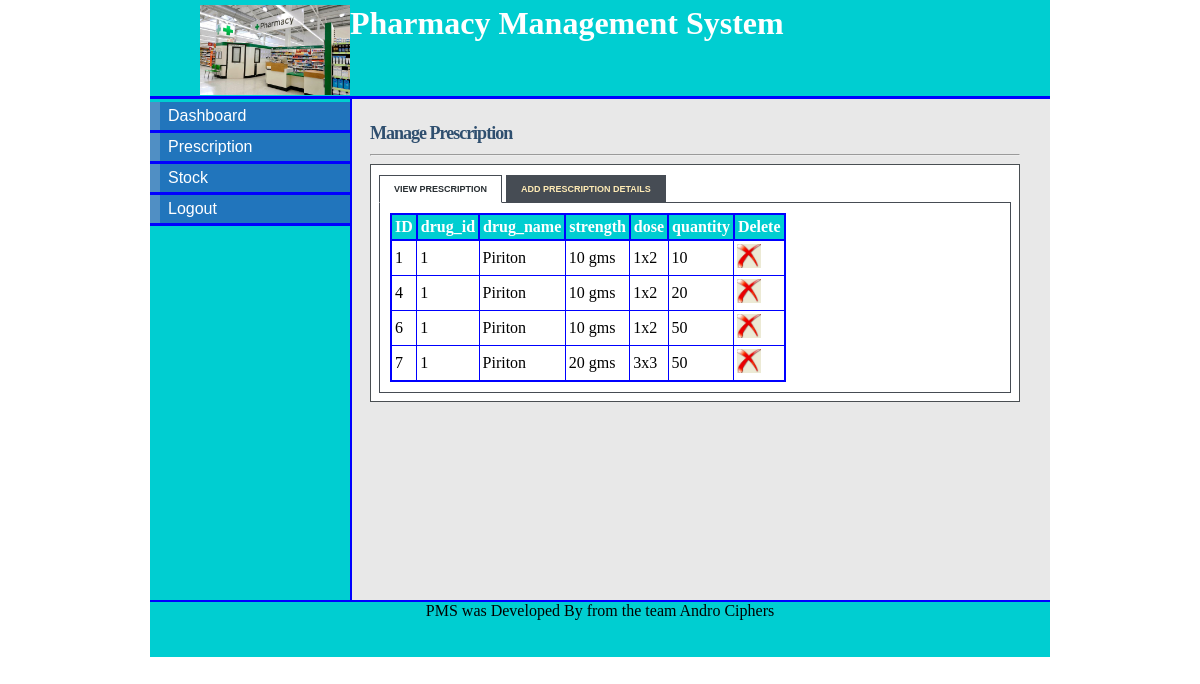
Page /prescription.php (signed in) on the committed database.
### tables this page shows
CREATE TABLE `prescription` (
  `prescription_id` tinyint(5) NOT NULL,
  `drug_id` tinyint(5) NOT NULL,
  `drug_name` varchar(20) NOT NULL,
  `strength` varchar(10) NOT NULL,
  `dose` varchar(10) NOT NULL,
  `quantity` int(5) NOT NULL
);

### prescription.php (the view, shortened to what this page needs)
<!DOCTYPE html>
<html>
<head>
<link rel="stylesheet" type="text/css" href="style/mystyle.css">
<link rel="stylesheet" href="style/style.css" type="text/css" media="screen" />
<link rel="stylesheet" href="style/table.css" type="text/css" media="screen" />
</head>
<body>
<div id="content">
<div id="header">
<h1><a href="#"><img src="images/main_logo.jpg"></a> Pharmacy Management System</h1></div>
<div id="left_column">
<div id="button">
<ul>
			<li><a href="pharmacist.php">Dashboard</a></li>
			<li><a href="prescription.php">Prescription</a></li>
			<li><a href="stock_pharmacist.php">Stock</a></li>
			<li><a href="logout.php">Logout</a></li>
		</ul>
</div>
		</div>
<div id="main">
<div id="tabbed_box" class="tabbed_box">
    <h4>Manage Prescription</h4>
<hr/>
    <div class="tabbed_area">
        <ul class="tabs">
            <li><a href="javascript:tabSwitch('tab_1', 'content_1');" id="tab_1" class="active">View Prescription</a></li>
            <li><a href="javascript:tabSwitch('tab_2', 'content_2');" id="tab_2">Add Prescription Details</a></li>
        </ul>
        <div id="content_1" class="content">
		<?php
        $result = mysql_query("SELECT * FROM prescription")
                or die(mysql_error());
        echo "<table border='1' cellpadding='3'>";
         echo "<tr><th>ID</th><th>drug_id</th><th>drug_name</th><th>strength</th><th>dose</th><th>quantity</th><th>Delete</th></tr>";
        while($row = mysql_fetch_array( $result )) {
                echo "<tr>";
                 echo '<td>' . $row['prescription_id'] . '</td>';
                echo '<td>' . $row['drug_id'] . '</td>';
				echo '<td>' . $row['drug_name'] . '</td>';
				echo '<td>' . $row['strength'] . '</td>';
				echo '<td>' . $row['dose'] . '</td>';
				echo '<td>' . $row['quantity'] . '</td>';
				?>
				<td><a href="delete_prescription.php?prescription_id=<?php echo $row['prescription_id']?>"><img src="images/delete-icon.jpg" width="24" height="24" border="0" /></a></td>
				<?php
		 }
        echo "</table>";
?>
        </div>
    </div>
</div>
</div>
<div id="footer" align="Center"> PMS was Developed By from the team Andro Ciphers</div>
</div>
</body>
</html>

### style/mystyle.css (style rules this page uses)
body { margin-top: 0px; padding-top: 0px; }
#content { margin-left: auto; margin-right: auto; background: #E8E8E8; width: 900px; height: 600px; }
#header { width: 900px; height: 96px; background: #00CED1; border-bottom: solid 3px blue; }
#header h1 { margin: 0px; padding-top: 5px; margin-left: 50px; color: #fff; }
#header img { float:left; height: 90px; width: 150px; }
#left_column { clear: all; float: left; width: 200px; height: 501px; background: #00CED1; border-right:solid 2px blue; }
#main { clear: all; width: 780px; height: 470px; background: #E8E8E8; }
#button { width: 12.5em; padding: 0 0 1em 0; margin-top: 0.2em; margin-bottom: 1em; font-family: 'Trebuchet MS', 'Lucida Grande', Verdana, Arial, Sans-serif; background: #00CED1; color: #333; }
#button ul { list-style: none; margin: 0; padding: 0; border: none; }
#button li { border-bottom: 3px solid blue; margin: 0; list-style: none; list-style-image: none; }
#button li a { display: block; padding: 5px 5px 5px 0.5em; border-left: 10px solid #508fc4; border-right: 10px solid #2175bc; background-color: #2175bc; color: #fff; text-decoration: none; width: 100%; }
html>body #button li a { width: auto; }
#footer { width: 900px; height: 55px; background: #00CED1; clear: all; border-top: solid 2px blue; }

### style/style.css (style rules this page uses)
#tabbed_box { margin: 0px auto 0px 220px; width: 650px; }
.tabbed_box h4 { font-size: 18px; color:#2F4F6F; letter-spacing:-1px; margin-bottom:10px; }
.tabbed_area { border: 1px solid #494e52; background-color: #fff; padding: 8px; }
ul.tabs { margin: 0px; padding: 0px; margin-top: 5px; margin-bottom: 6px; }
ul.tabs li { list-style: none; display: inline; }
ul.tabs li a { background-color: #464c54; color: #ffebb5; padding: 8px 14px 8px 14px; text-decoration: none; font-size: 9px; font-family: Verdana, Arial, Helvetica, sans-serif; font-weight: bold; text-transform: uppercase; border: 1px solid #464c54; }
ul.tabs li a.active { background-color: #ffffff; color: #282e32; border: 1px solid #464c54; border-bottom: 1px solid #ffffff; }
.content { background-color: #ffffff; padding: 10px; border: 1px solid #464c54; }

### style/table.css (style rules this page uses)
table { border-collapse:collapse; }
table,th { border: 2px solid blue; }
th { background-color: #00CED1; color:white; }

### prescription.php (style rules this page uses)
#main { height: 477px; }

### rows in the picture
prescription: prescription_id "1", drug "1", drug_name "Piriton", strength "10 gms", dose "1x2", quantity "10"
prescription: prescription_id "4", drug "1", drug_name "Piriton", strength "10 gms", dose "1x2", quantity "20"
prescription: prescription_id "6", drug "1", drug_name "Piriton", strength "10 gms", dose "1x2", quantity "50"
prescription: prescription_id "7", drug "1", drug_name "Piriton", strength "20 gms", dose "3x3", quantity "50"
